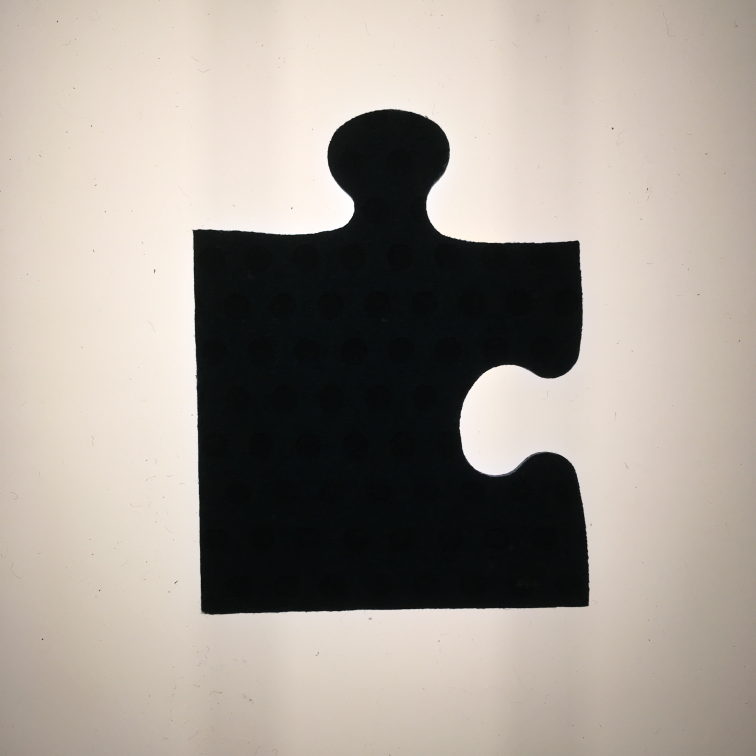
#> input picture RV0781508/IMG_0904.JPG, 3024 x 3024 px (shown at 1/4 size); its folder holds only this picture in this run
$ python -i puzzle_utils.py   (imports and definitions only)
#> lines starting #> are read from the running program, lines starting #| are printed output that depends on the picture; after the words box and inside, x2 and y2 are one past the last pixel; in counts of white or black regions, pixels touching at a corner belong together
import os
import cv2.cv2 as cv2
import numpy as np

feature_params = dict(maxCorners=4,
                      qualityLevel=0.2,
                      minDistance=400,
                      blockSize=50)


def file_type_list(path, ending=""):
    # returns a list of files of the "." + ending type in path
    # if ending = "", return all types?
    files_type = []
    for file in os.listdir(path):
        if file.endswith("." + ending.upper()) or file.endswith("." + ending.lower()):
            files_type.append(file)
    return files_type


def convert_to_list(corners):
    poly = []
    for corner in corners:
        x, y = corner.ravel()
        poly.append([int(x), int(y)])
    # correct order of poly:right,up,left,down
    poly = points_to_quad(poly)
    return poly


def points_to_quad(point_list):
    n = len(point_list)
    x_c, y_c = (sum(x[0] for x in point_list) / n, sum(y[1] for y in point_list) / n)
    ordered_point_list = point_list[:]
    for x, y in point_list:
        if x >= x_c and y > y_c:
            quad = 0
        elif x > x_c and y <= y_c:
            quad = 1
        elif x <= x_c and y < y_c:
            quad = 2
        else:
            quad = 3
        ordered_point_list[quad] = [x, y]
    return ordered_point_list


def find_corners(file_path_name):
#> called with file_path_name = 'RV0781508/IMG_0904.JPG'
    img_corners = cv2.imread(file_path_name)
#> img_corners is the input picture: shape (3024, 3024, 3); mean B, G, R 146.4, 155.2, 162.9
    img_gray = cv2.cvtColor(img_corners, cv2.COLOR_BGR2GRAY)
    w, h = img_gray.shape
#> w = 3024; h = 3024
    feature_params['minDistance'] = min(w, h) * 0.4
    feature_params['blockSize'] = int(feature_params['minDistance'] * 0.02)
    corners = cv2.goodFeaturesToTrack(img_gray, **feature_params)
#> corners = [[781, 930], [2308, 973], [2345, 2416], [815, 2447]]
    if corners is not None:
        for x, y in np.int0(corners).reshape(-1, 2):
            cv2.circle(img_corners, (x, y), feature_params['blockSize'], (0, 255, 0), 10)
#> this loop made 4 passes
    corners = convert_to_list(corners)
#> the loop in convert_to_list, `for corner in corners:` made 4 passes
#> after the loop in convert_to_list, `for corner in corners:`: poly has the same summary as corners in find_corners
#> in points_to_quad, `n = len(point_list)`: n = 4
#> in points_to_quad, `x_c, y_c = (sum(x[0] for x in point_list) / n, sum(y[1] for y in point..`: x_c = 1562.2; y_c = 1691.5
#> in points_to_quad, `ordered_point_list = point_list[:]`: ordered_point_list has the same summary as corners in find_corners
#> the loop in points_to_quad, `for x, y in point_list:` made 4 passes
#> (x, y, quad) on passes 1 to 4: (781, 930, 2), (2308, 973, 1), (2345, 2416, 0), (815, 2447, 3)
#> after the loop in points_to_quad, `for x, y in point_list:`: ordered_point_list = [[2345, 2416], [2308, 973], [781, 930], [815, 2447]]
#> in convert_to_list, `poly = points_to_quad(poly)`: poly has the same summary as ordered_point_list in points_to_quad
#> corners has the same summary as ordered_point_list in points_to_quad
    _, img_bw = cv2.threshold(img_gray, 64, 255, cv2.THRESH_BINARY)
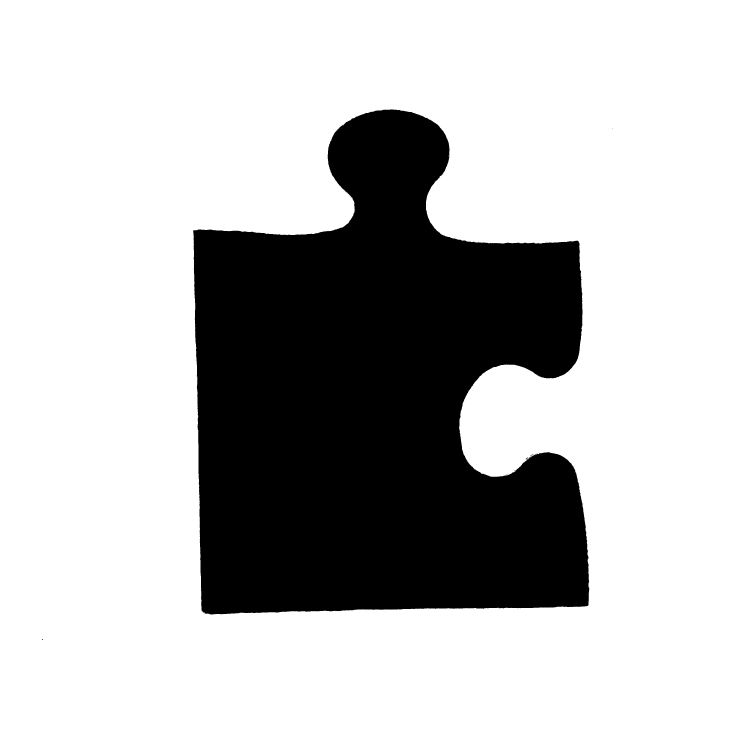
#> img_bw: shape (3024, 3024) (shown at 1/4 size); 74.7% white; 13 black regions (10 under 20 px), largest, box (x1, y1, x2, y2) and area: (773, 437, 2357, 2458) 2313420, (2121, 1818, 2134, 1826) 27, (2103, 1830, 2113, 1837) 26
    return corners, img_bw, img_corners

>>> result = find_corners('RV0781508/IMG_0904.JPG')

$ run again, on RV0781508/IMG_0905.JPG
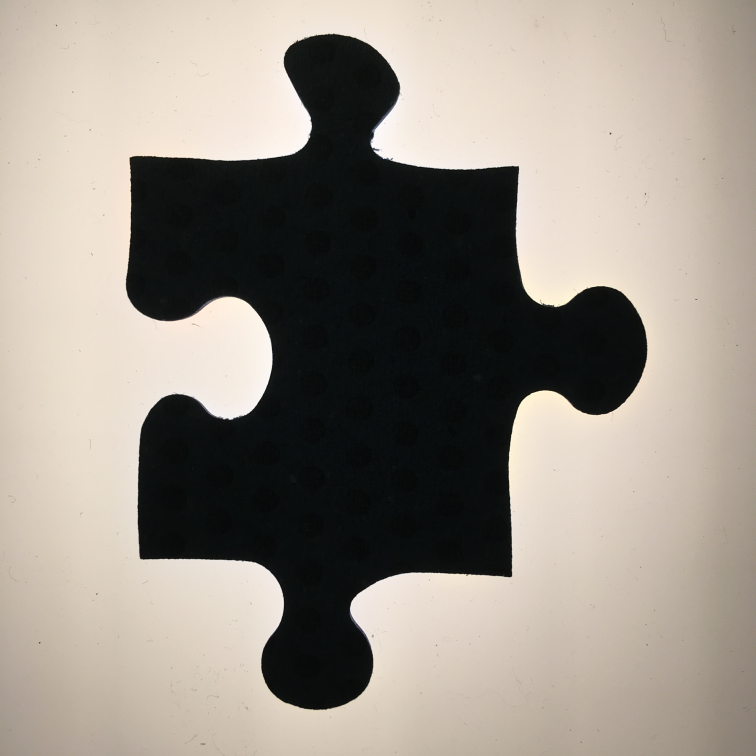
#> input picture RV0781508/IMG_0905.JPG, 3024 x 3024 px (shown at 1/4 size)
#> in find_corners, img_corners is the input picture: shape (3024, 3024, 3); mean B, G, R 134.4, 144.2, 151.7
#> in find_corners, `corners = cv2.goodFeaturesToTrack(img_gray, **feature_params)`: corners = [[2065, 675], [2038, 2298], [529, 636], [568, 2228]]
#> the loop in find_corners, `for x, y in np.int0(corners).reshape(-1, 2):` made 4 passes
#> the loop in convert_to_list, `for corner in corners:` made 4 passes
#> after the loop in convert_to_list, `for corner in corners:`: poly has the same summary as corners in find_corners
#> n = 4
#> x_c = 1300; y_c = 1459.2
#> in points_to_quad, `ordered_point_list = point_list[:]`: ordered_point_list has the same summary as corners in find_corners
#> the loop in points_to_quad, `for x, y in point_list:` made 4 passes
#> (x, y, quad) on passes 1 to 4: (2065, 675, 1), (2038, 2298, 0), (529, 636, 2), (568, 2228, 3)
#> after the loop in points_to_quad, `for x, y in point_list:`: ordered_point_list = [[2038, 2298], [2065, 675], [529, 636], [568, 2228]]
#> in convert_to_list, `poly = points_to_quad(poly)`: poly has the same summary as ordered_point_list in points_to_quad
#> in find_corners, `corners = convert_to_list(corners)`: corners has the same summary as ordered_point_list in points_to_quad
#> in find_corners, `_, img_bw = cv2.threshold(img_gray, 64, 255, cv2.THRESH_BINARY)`:
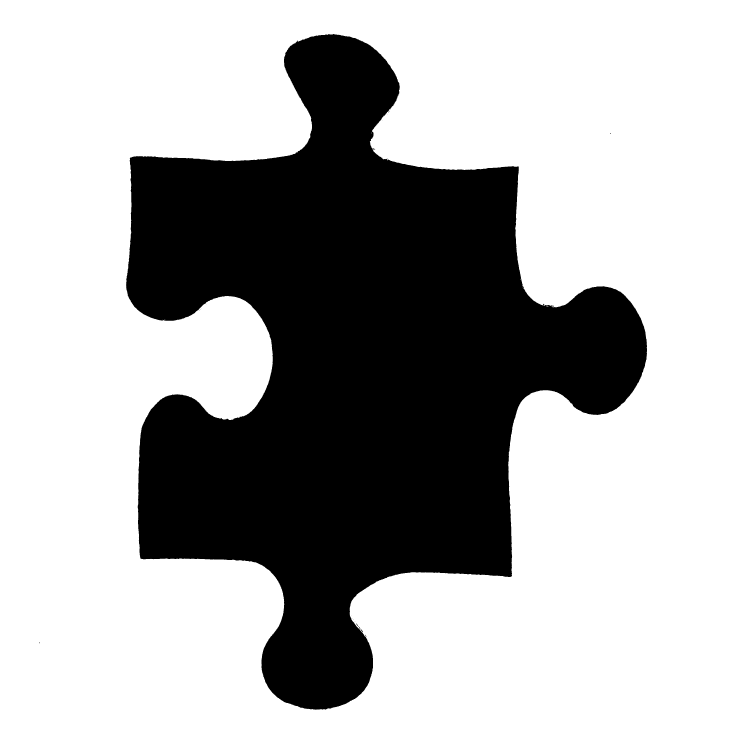
#> img_bw: shape (3024, 3024) (shown at 1/4 size); 69% white; 26 black regions (23 under 20 px), largest, box (x1, y1, x2, y2) and area: (504, 136, 2588, 2839) 2837576, (1441, 2515, 1452, 2529) 39, (1424, 2494, 1432, 2503) 24

$ run again, on RV0781508/IMG_0906.JPG
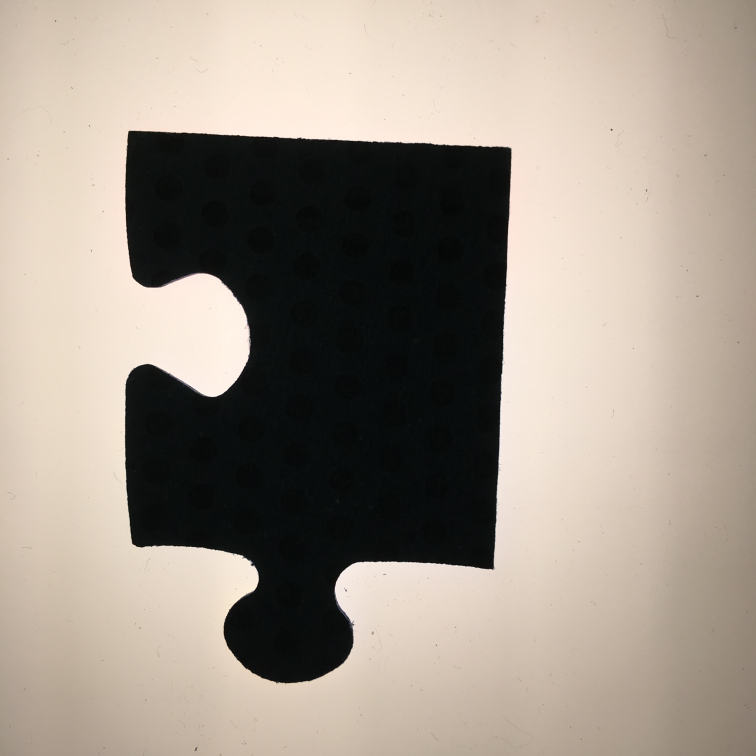
#> input picture RV0781508/IMG_0906.JPG, 3024 x 3024 px (shown at 1/4 size)
#> in find_corners, img_corners is the input picture: shape (3024, 3024, 3); mean B, G, R 137.2, 148.7, 159.4
#> in find_corners, `img_gray = cv2.cvtColor(img_corners, cv2.COLOR_BGR2GRAY)`:
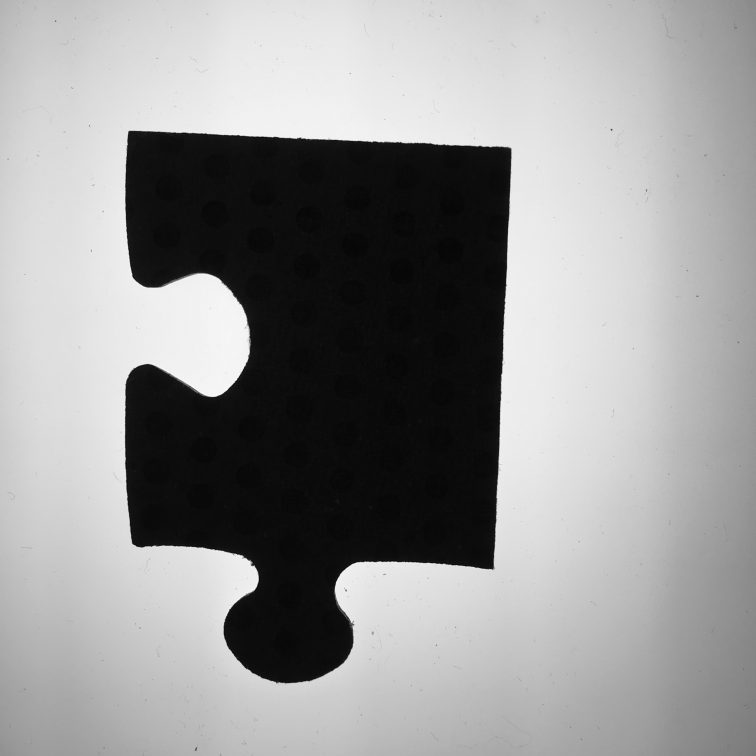
#> img_gray: shape (3024, 3024) (shown at 1/4 size); min 0, max 254, mean 150.6
#> in find_corners, `corners = cv2.goodFeaturesToTrack(img_gray, **feature_params)`: corners = [[523, 533], [1966, 2267], [2036, 598], [536, 2170]]
#> the loop in find_corners, `for x, y in np.int0(corners).reshape(-1, 2):` made 4 passes
#> the loop in convert_to_list, `for corner in corners:` made 4 passes
#> after the loop in convert_to_list, `for corner in corners:`: poly has the same summary as corners in find_corners
#> n = 4
#> x_c = 1265.2; y_c = 1392
#> in points_to_quad, `ordered_point_list = point_list[:]`: ordered_point_list has the same summary as corners in find_corners
#> the loop in points_to_quad, `for x, y in point_list:` made 4 passes
#> (x, y, quad) on passes 1 to 4: (523, 533, 2), (1966, 2267, 0), (2036, 598, 1), (536, 2170, 3)
#> after the loop in points_to_quad, `for x, y in point_list:`: ordered_point_list = [[1966, 2267], [2036, 598], [523, 533], [536, 2170]]
#> in convert_to_list, `poly = points_to_quad(poly)`: poly has the same summary as ordered_point_list in points_to_quad
#> in find_corners, `corners = convert_to_list(corners)`: corners has the same summary as ordered_point_list in points_to_quad
#> in find_corners, `_, img_bw = cv2.threshold(img_gray, 64, 255, cv2.THRESH_BINARY)`:
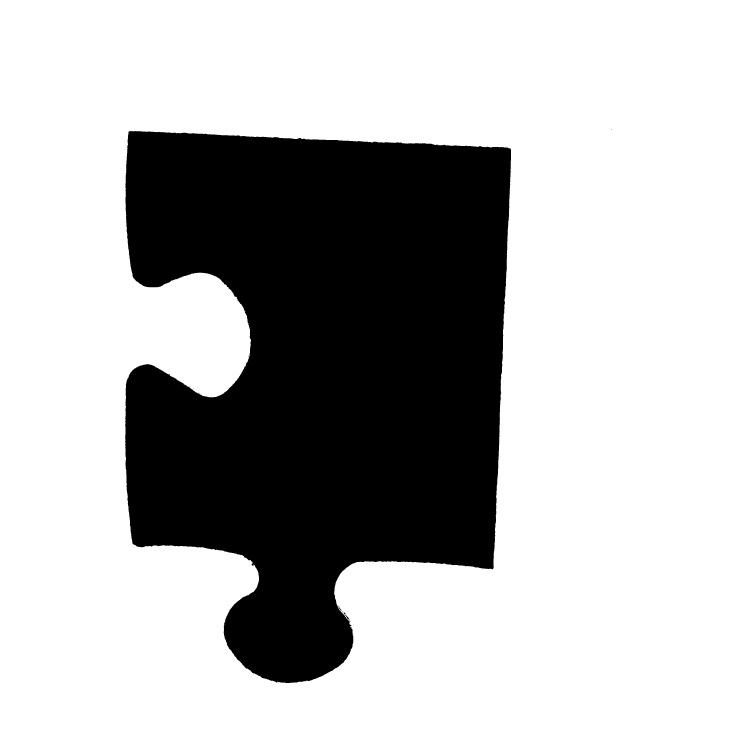
#> img_bw: shape (3024, 3024) (shown at 1/4 size); 72.4% white; 19 black regions (16 under 20 px), largest, box (x1, y1, x2, y2) and area: (501, 524, 2044, 2733) 2520950, (1375, 2449, 1400, 2483) 128, (1354, 2425, 1366, 2442) 56

$ run again, on RV0781508/IMG_0908.JPG
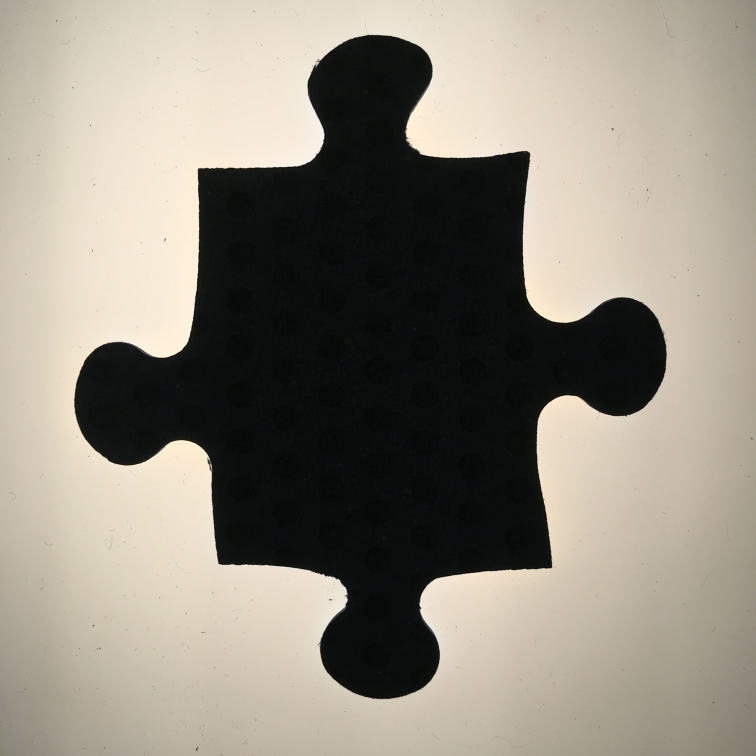
#> input picture RV0781508/IMG_0908.JPG, 3024 x 3024 px (shown at 1/4 size)
#> in find_corners, img_corners is the input picture: shape (3024, 3024, 3); mean B, G, R 126.2, 139, 145
#> in find_corners, `img_gray = cv2.cvtColor(img_corners, cv2.COLOR_BGR2GRAY)`:
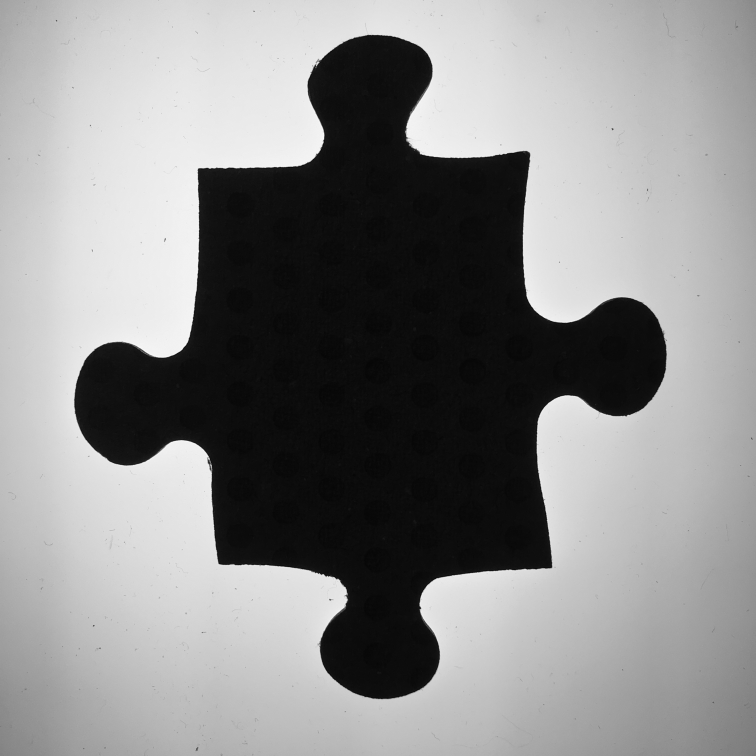
#> img_gray: shape (3024, 3024) (shown at 1/4 size); min 0, max 255, mean 139.3
#> in find_corners, `corners = cv2.goodFeaturesToTrack(img_gray, **feature_params)`: corners = [[801, 684], [2199, 2263], [882, 2249], [2110, 615]]
#> the loop in find_corners, `for x, y in np.int0(corners).reshape(-1, 2):` made 4 passes
#> the loop in convert_to_list, `for corner in corners:` made 4 passes
#> after the loop in convert_to_list, `for corner in corners:`: poly has the same summary as corners in find_corners
#> n = 4
#> x_c = 1498; y_c = 1452.8
#> in points_to_quad, `ordered_point_list = point_list[:]`: ordered_point_list has the same summary as corners in find_corners
#> the loop in points_to_quad, `for x, y in point_list:` made 4 passes
#> (x, y, quad) on passes 1 to 4: (801, 684, 2), (2199, 2263, 0), (882, 2249, 3), (2110, 615, 1)
#> after the loop in points_to_quad, `for x, y in point_list:`: ordered_point_list = [[2199, 2263], [2110, 615], [801, 684], [882, 2249]]
#> in convert_to_list, `poly = points_to_quad(poly)`: poly has the same summary as ordered_point_list in points_to_quad
#> in find_corners, `corners = convert_to_list(corners)`: corners has the same summary as ordered_point_list in points_to_quad
#> in find_corners, `_, img_bw = cv2.threshold(img_gray, 64, 255, cv2.THRESH_BINARY)`:
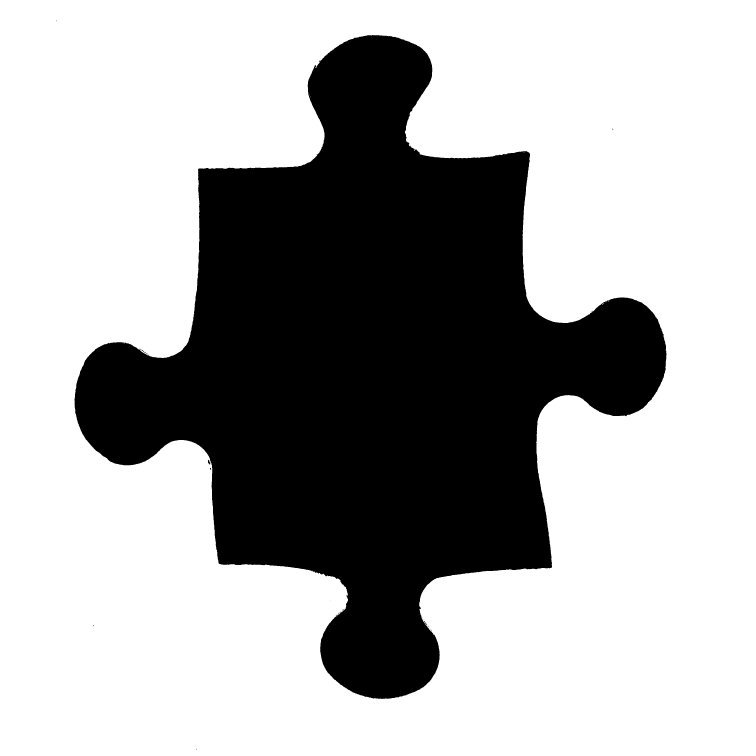
#> img_bw: shape (3024, 3024) (shown at 1/4 size); 67.8% white; 25 black regions (20 under 20 px), largest, box (x1, y1, x2, y2) and area: (298, 140, 2666, 2796) 2947263, (831, 1839, 842, 1858) 101, (558, 1395, 594, 1419) 68, (1696, 2484, 1709, 2502) 41, (840, 1871, 845, 1880) 25
